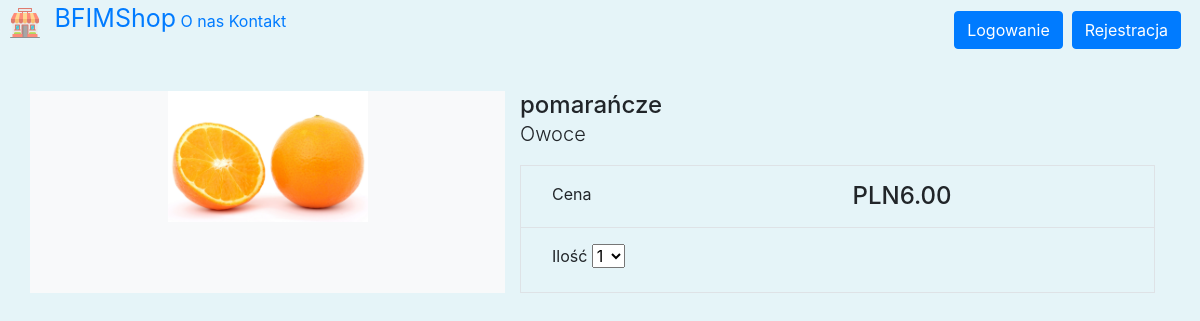
/pomarancze, run on the app's committed database.
### store/models.py (models this page shows, shortened)
class Product(models.Model):
    category = models.ForeignKey(Category, related_name='product', on_delete=models.CASCADE)
    created_by = models.ForeignKey(User, on_delete=models.CASCADE, related_name='product_creator')
    title = models.CharField(max_length=255)
    author = models.CharField(max_length=255, default='admin')
    description = models.TextField(blank=True)
    image = models.ImageField(upload_to='images/', default='images/default.jpg')
    slug = models.SlugField(max_length=255)
    price = models.DecimalField(max_digits=4, decimal_places=2)
    in_stock = models.BooleanField(default=True)
    is_active = models.BooleanField(default=True)
    created = models.DateTimeField(auto_now_add=True)
    updated = models.DateTimeField(auto_now=True)
    objects = models.Manager()
    products = ProductManager()
    class Meta:
        verbose_name_plural = 'Products'
        ordering = ('-created',)

class Category(models.Model):
    name = models.CharField(max_length=255, db_index=True)
    slug = models.SlugField(max_length=255, unique=True)
    class Meta:
        verbose_name_plural = 'categories'
    def __str__(self):
        return self.name

### store/views.py (the view)
# urls.py: path('<slug:slug>', views.product_detail, name='product_detail'),
def product_detail(request, slug):
    product = get_object_or_404(Product, slug=slug, in_stock=True)
    return render(request, 'store/products/detail.html', {'product': product})

### basket/context_processors.py (called while the page is built)
def basket(request):
    return {'basket': Basket(request)}

### store/context_processors.py (called while the page is built)
def categories(request):
    return {
        'categories': Category.objects.all()
    }

### store/templates/store/products/detail.html (shortened to what this page needs)
{% extends '../main.html' %}
{% load static %}
{% block content %}
<div class="container">
    <main class="pt-5">
        <div class="row g-3">
            <div class="col-md-5 col-lg-5 order-md-first bg-light">
                <img class="img-fluid mx-auto d-block" width="200px" alt="Responsive image" src="{{ product.image.url }}">
            </div>
            <div class="col-md-7 col-lg-7 ps-md-3 ps-lg-5">
                <h1 class="mb-0 h4">{{ product.title }}</h1>
                <p><span class="lead">{{ product.category }}</span></p>
                <div class="border">
                    <div class="col border-bottom">
                        <div class="row p-3">
                            <div class="col-6">Cena</div>
                            <div class="col-6 text-end"><span class="h4 fw-bold">PLN{{ product.price }}</span></div>
                        </div>
                    </div>
                    <div class="col">
                        <div class="row p-3">
                            <div class="col-6">
                                <label for="select">Ilość</label>
                                <select id="select">
                                    <option value="1">1</option>
                                </select>
                            </div>
                            </div>
                        </div>
                    </div>
                </div>
            </div>
        </main>
    </div>
</div>
{% endblock %}

### store/templates/store/main.html (style rules this page uses)
body { background: rgb(229, 244, 248) !important; }

### store/templates/store/products/detail.html (style rules this page uses)
body { background: rgb(229, 244, 248) !important; }

### data on the page
Product: image (picture), title "pomarańcze", category "Owoce", price "6.00"
